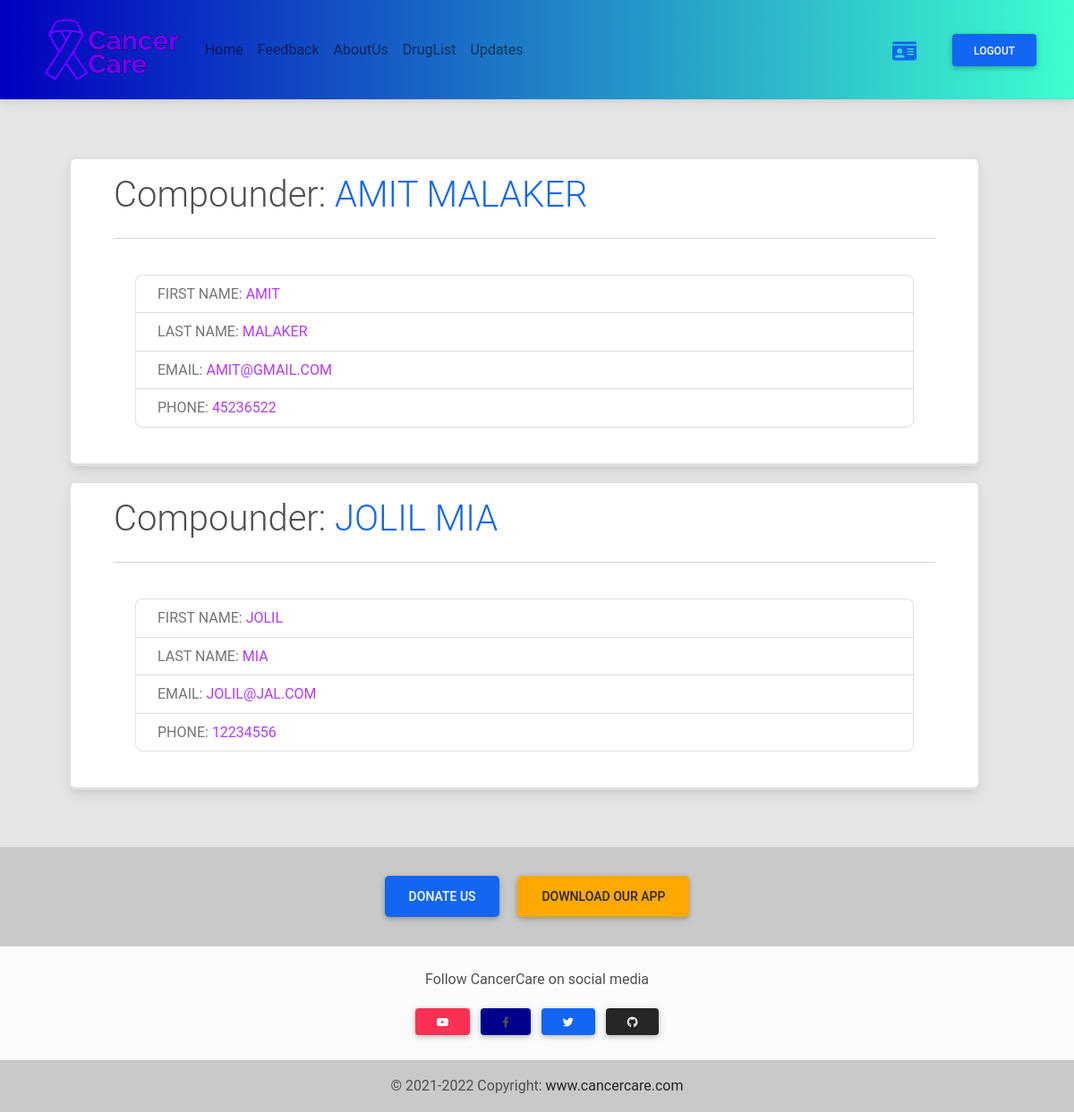
The app's page /compounders/ (signed in) with its own data.
### auths/models.py (models this page shows, shortened)
class UserProfile(models.Model):
    user = models.ForeignKey(settings.AUTH_USER_MODEL, on_delete=models.CASCADE)
    role = models.CharField(max_length=200)
    phone = models.CharField(max_length=200)

### mainfeatures/views.py (the view)
# urls.py: path('compounders/', compounder, name='compounders'),
def compounder(request):
    compounders = UserProfile.objects.filter(role='compounder')
    return render(request, 'mainfeatures/compounders.html', {'compounders':compounders})

### mainfeatures/templates/mainfeatures/compounders.html (shortened to what this page needs)
{% extends 'mainfeatures/base.html' %}
{% block body %}
<div class="container my-5 mx-3">
    <div class="row d-flex justify-content-center allow-items-center">
        <div class="col-md-12 col-sm-12">
            {% for compounder in compounders %}
            <div class="card border border-3 my-3 py-3 mx-5 px-5 wow fadeInUp">
                <div class="card-title display-6">
                    Compounder: <span class="text-uppercase text-primary">{{compounder.user.first_name}} {{compounder.user.last_name}}</span>
                </div>
                <hr />
                <div class="card-body">
                    <ul class="list-group">
                        <li class="list-group-item text-secondary text-uppercase"><span class="text-muted">First Name:</span> {{compounder.user.first_name}}</li>
                        <li class="list-group-item text-secondary text-uppercase"><span class="text-muted">Last Name:</span> {{compounder.user.last_name}}</li>
                        <li class="list-group-item text-secondary text-uppercase"><span class="text-muted">Email:</span> {{compounder.user.email}}</li>
                        <li class="list-group-item text-secondary text-uppercase"><span class="text-muted">Phone:</span> {{compounder.phone}}</li>
                    </ul>
                </div>
            </div>
            {% endfor %}
        </div>
    </div>
</div>
{% endblock body %}

### mainfeatures/templates/mainfeatures/base.html (style rules this page uses)
body { background: #8ca6a5; }
body { background-color: rgba(0,0,0,0.1) ; }

### records on screen
UserProfile: user.first_name "AMIT", user.last_name "MALAKER", user.email "AMIT@GMAIL.COM", phone "45236522"
UserProfile: user.first_name "JOLIL", user.last_name "MIA", user.email "JOLIL@JAL.COM", phone "12234556"
